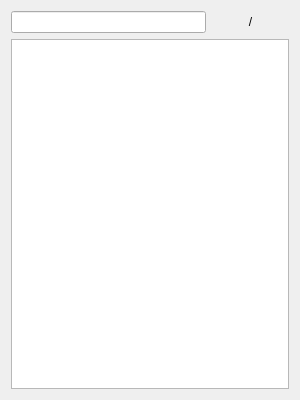
<?xml version="1.0" encoding="UTF-8"?>
<ui version="4.0">
 <class>FileList</class>
 <widget class="QWidget" name="FileList">
  <property name="geometry">
   <rect>
    <x>0</x>
    <y>0</y>
    <width>300</width>
    <height>400</height>
   </rect>
  </property>
  <property name="windowTitle">
   <string>FileList</string>
  </property>
  <layout class="QVBoxLayout" name="verticalLayout">
   <item>
    <layout class="QHBoxLayout" name="horizontalLayout">
     <item>
      <widget class="QLineEdit" name="lineEdit_file_search">
       <property name="minimumSize">
        <size>
         <width>0</width>
         <height>0</height>
        </size>
       </property>
      </widget>
     </item>
     <item>
      <widget class="QLabel" name="label_current">
       <property name="minimumSize">
        <size>
         <width>30</width>
         <height>0</height>
        </size>
       </property>
       <property name="text">
        <string/>
       </property>
       <property name="alignment">
        <set>Qt::AlignRight|Qt::AlignTrailing|Qt::AlignVCenter</set>
       </property>
      </widget>
     </item>
     <item>
      <widget class="QLabel" name="label_separator">
       <property name="text">
        <string>/</string>
       </property>
       <property name="alignment">
        <set>Qt::AlignCenter</set>
       </property>
      </widget>
     </item>
     <item>
      <widget class="QLabel" name="label_total">
       <property name="sizePolicy">
        <sizepolicy hsizetype="Preferred" vsizetype="Preferred">
         <horstretch>0</horstretch>
         <verstretch>0</verstretch>
        </sizepolicy>
       </property>
       <property name="minimumSize">
        <size>
         <width>30</width>
         <height>0</height>
        </size>
       </property>
       <property name="text">
        <string/>
       </property>
       <property name="alignment">
        <set>Qt::AlignLeading|Qt::AlignLeft|Qt::AlignVCenter</set>
       </property>
      </widget>
     </item>
    </layout>
   </item>
   <item>
    <widget class="QListWidget" name="listWidget_files"/>
   </item>
  </layout>
 </widget>
 <resources/>
 <connections/>
</ui>
